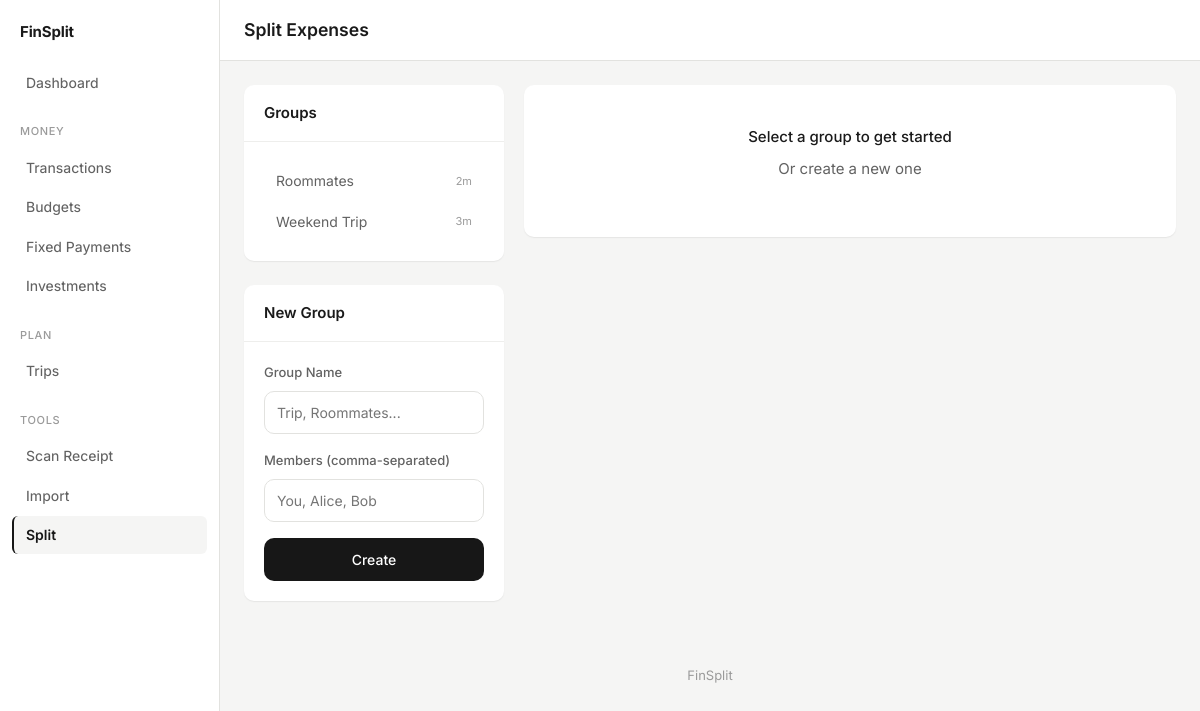
The page /split on the database its author committed.
### models.py (models this page shows)
class Group(db.Model):
    id = db.Column(db.Integer, primary_key=True)
    name = db.Column(db.String(100), nullable=False)
    created_at = db.Column(db.DateTime, default=datetime.utcnow)
    members = db.relationship('GroupMember', backref='group', cascade='all, delete-orphan')
    expenses = db.relationship('SplitExpense', backref='group', cascade='all, delete-orphan')

### app.py (the view)
@app.route('/split')
def split():
    groups = Group.query.order_by(Group.created_at.desc()).all()
    return render_template('split.html', groups=groups, active_group=None)

### templates/split.html (shortened to what this page needs)
{% extends "base.html" %}
{% block page_title %}Split Expenses{% endblock %}
{% block content %}
<div class="split-layout">
    <div>
        <div class="card section">
            <div class="card-header"><h3>Groups</h3></div>
            <div class="card-body">
                {% if groups %}
                <div class="group-list">
                    {% for g in groups %}
                    <a href="/split/{{ g.id }}" class="group-link {{ 'active' if active_group and active_group.id == g.id }}">
                        {{ g.name }}
                        <small>{{ g.members|length }}m</small>
                    </a>
                    {% endfor %}
                </div>
                {% endif %}
            </div>
        </div>
        <div class="card">
            <div class="card-header"><h3>New Group</h3></div>
            <div class="card-body">
                <form method="post" action="/split/create_group">
                    <div class="form-group">
                        <label>Group Name</label>
                        <input type="text" name="name" placeholder="Trip, Roommates..." required>
                    </div>
                    <div class="form-group">
                        <label>Members (comma-separated)</label>
                        <input type="text" name="members" placeholder="You, Alice, Bob" required>
                    </div>
                    <button type="submit" class="btn btn-primary btn-full">Create</button>
                </form>
            </div>
        </div>
    </div>
    <div>
        {% if active_group %}
        <div class="card section">
            <div class="card-header">
                <h3>{{ active_group.name }}</h3>
                <form method="post" action="/split/{{ active_group.id }}/delete">
                    <button type="submit" class="btn btn-ghost btn-sm" onclick="return confirm('Delete this group?')">
                        <i data-lucide="trash-2"></i>
                    </button>
                </form>
            </div>
            <div class="card-body">
                <div class="members-list">
                    {% for m in active_group.members %}
                    <span class="badge badge-category">{{ m.name }}</span>
                    {% endfor %}
                </div>
                <form method="post" action="/split/{{ active_group.id }}/add_member" class="inline-form">
                    <input type="text" name="name" placeholder="Add member" class="input-inline">
                    <button type="submit" class="btn btn-outline btn-sm">Add</button>
                </form>
            </div>
        </div>
        <div class="card section">
            <div class="card-header"><h3>Add Expense</h3></div>
            <div class="card-body">
                <form method="post" action="/split/{{ active_group.id }}/add_expense">
                    <div class="form-row cols-3">
                        <div class="form-group">
                            <label>Description</label>
                            <input type="text" name="description" placeholder="Dinner, gas..." required>
                        </div>
                        <div class="form-group">
                            <label>Amount</label>
                            <input type="number" name="amount" step="0.01" min="0.01" placeholder="0.00" required>
                        </div>
                        <div class="form-group">
                            <label>Paid By</label>
                            <select name="paid_by" required>
                                {% for m in active_group.members %}
                                <option value="{{ m.id }}">{{ m.name }}</option>
                                {% endfor %}
                            </select>
                        </div>
                    </div>
                    <div class="form-row cols-2">
                        <div class="form-group">
                            <label>Date</label>
                            <input type="date" name="date">
                        </div>
                        <div class="form-group">
                            <label>Split Type</label>
                            <select name="split_type" id="split-type" onchange="toggleCustom()">
                                <option value="equal">Equal</option>
                                <option value="custom">Custom</option>
                            </select>
                        </div>
                    </div>
                    <div id="custom-shares" class="form-group" hidden>
                        <label>Custom Amounts</label>
                        <div class="shares-grid">
                            {% for m in active_group.members %}
                            <div class="form-group">
                                <label>{{ m.name }}</label>
                                <input type="number" name="share_{{ m.id }}" step="0.01" min="0" placeholder="0.00">
                            </div>
                            {% endfor %}
                        </div>
                    </div>
                    <button type="submit" class="btn btn-primary btn-full">Add Expense</button>
                </form>
            </div>
        </div>
        {% if debts %}
        <div class="card section">
            <div class="card-header"><h3>Who Owes Who</h3></div>
            <div class="card-body">
                {% for d in debts %}
                <div class="debt-card">
                    <span>{{ d.from }}</span>
                    <span class="debt-arrow"><i data-lucide="arrow-right"></i></span>
                    <span>{{ d.to }}</span>
                    <span class="amount negative">${{ "%.2f"|format(d.amount) }}</span>
                </div>
                {% endfor %}
            </div>
        </div>
        {% endif %}
        {% if expenses %}
        <div class="card">
            <div class="card-header"><h3>Expenses</h3></div>
            <div class="table-wrapper">
                <table>
                    <thead>
                        <tr>
                            <th>Date</th>
                            <th>Description</th>
                            <th>Paid By</th>
                            <th class="text-right">Amount</th>
                            <th></th>
                        </tr>
                    </thead>
                    <tbody>
                        {% for e in expenses %}
                        <tr class="{{ 'settled' if e.settled }}">
                            <td class="text-muted">{{ e.date.strftime('%b %d') }}</td>
                            <td>{{ e.description }}</td>
                            <td>{{ e.payer.name }}</td>
                            <td class="text-right amount">${{ "%.2f"|format(e.amount) }}</td>
                            <td>
                                <a href="/split/{{ active_group.id }}/settle/{{ e.id }}" class="btn btn-ghost btn-sm">
                                    {{ 'Undo' if e.settled else 'Settle' }}
                                </a>
                            </td>
                        </tr>
                        {% endfor %}
                    </tbody>
                </table>
            </div>
        </div>
        {% endif %}
        {% else %}
        <div class="card">
            <div class="empty-state">
                <p>Select a group to get started</p>
                <span class="text-muted">Or create a new one</span>
            </div>
        </div>
        {% endif %}
    </div>
</div>
{% endblock %}

### static/style.css (style rules this page uses)
:root { --space-1: 4px; --space-2: 8px; --space-3: 12px; --space-4: 16px; --space-5: 20px; --space-6: 24px; --space-8: 32px; --space-10: 40px; --text-xs: 11px; --text-sm: 13px; --text-base: 14px; --text-md: 15px; --text-lg: 18px; --text-xl: 24px; --text-2xl: 32px; --color-text: #1a1a1a; --color-text-secondary: #626262; --color-text-tertiary: #9a9a9a; --color-bg: #f5f5f4; --color-surface: #fff; --color-border: #e2e2df; --color-border-light: #eeeeec; --color-accent: #171717; --color-accent-hover: #2e2e2e; --color-accent-light: #f5f5f4; --color-positive: #1a7f37; --color-negative: #cf222e; --color-warning: #9a6700; --radius: 10px; --radius-sm: 6px; --shadow: 0 1px 2px rgba(0,0,0,0.04), 0 1px 1px rgba(0,0,0,0.03); }
*, *::before, *::after { box-sizing: border-box; margin: 0; padding: 0; }
body { font-family: 'Inter', -apple-system, BlinkMacSystemFont, sans-serif; font-size: var(--text-md); color: var(--color-text); background: var(--color-bg); line-height: 1.6; -webkit-font-smoothing: antialiased; }
a { color: var(--color-accent); text-decoration: none; }
h3 { font-size: var(--text-md); font-weight: 600; margin: 0; }
small { color: var(--color-text-secondary); }
.section { margin-bottom: var(--space-6); }
.text-muted { color: var(--color-text-secondary); }
.card { background: var(--color-surface); border-radius: var(--radius); box-shadow: var(--shadow); overflow: hidden; }
.card-header { padding: var(--space-4) var(--space-5); border-bottom: 1px solid var(--color-border-light); display: flex; justify-content: space-between; align-items: center; }
.card-body { padding: var(--space-5); }
input, select, textarea { font-family: inherit; font-size: var(--text-base); padding: var(--space-3) var(--space-3); border: 1px solid var(--color-border); border-radius: var(--radius); background: var(--color-surface); color: var(--color-text); width: 100%; transition: border-color 150ms, box-shadow 150ms; }
label { display: block; font-size: var(--text-sm); color: var(--color-text-secondary); margin-bottom: var(--space-2); font-weight: 500; }
.form-group { margin-bottom: var(--space-4); }
.btn { display: inline-flex; align-items: center; justify-content: center; gap: var(--space-2); padding: var(--space-3) var(--space-5); font-size: var(--text-base); font-weight: 500; border: none; border-radius: var(--radius); cursor: pointer; font-family: inherit; text-decoration: none; line-height: 1.4; transition: all 150ms; }
.btn-full { width: 100%; }
.btn-primary { background: var(--color-accent); color: #fff; }
.split-layout { display: grid; grid-template-columns: 260px 1fr; gap: var(--space-5); align-items: start; }
.group-list { display: flex; flex-direction: column; gap: 2px; }
.group-link { display: flex; align-items: center; gap: var(--space-2); padding: var(--space-2) var(--space-3); border-radius: var(--radius-sm); color: var(--color-text-secondary); font-size: var(--text-base); transition: background 100ms; }
.group-link small { color: var(--color-text-tertiary); margin-left: auto; font-size: var(--text-xs); }
.empty-state { text-align: center; padding: var(--space-10) var(--space-6); color: var(--color-text-secondary); }
.empty-state p { font-size: var(--text-md); margin-bottom: var(--space-2); color: var(--color-text); font-weight: 500; }
.empty-state .text-muted { display: block; margin-bottom: var(--space-4); }

### rows shown on the page
Group: name "Roommates", members|length "2"
Group: name "Weekend Trip", members|length "3"
